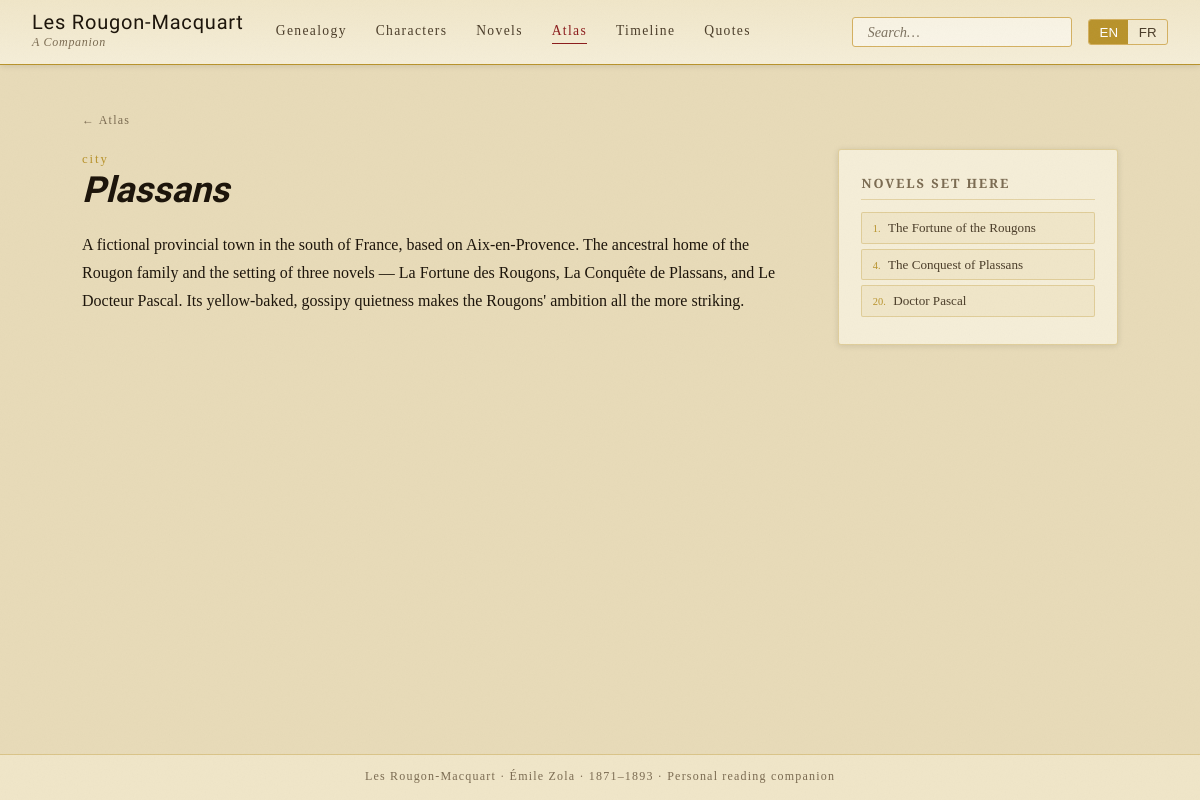
/locations/plassans, run on an earlier commit of the app's database.
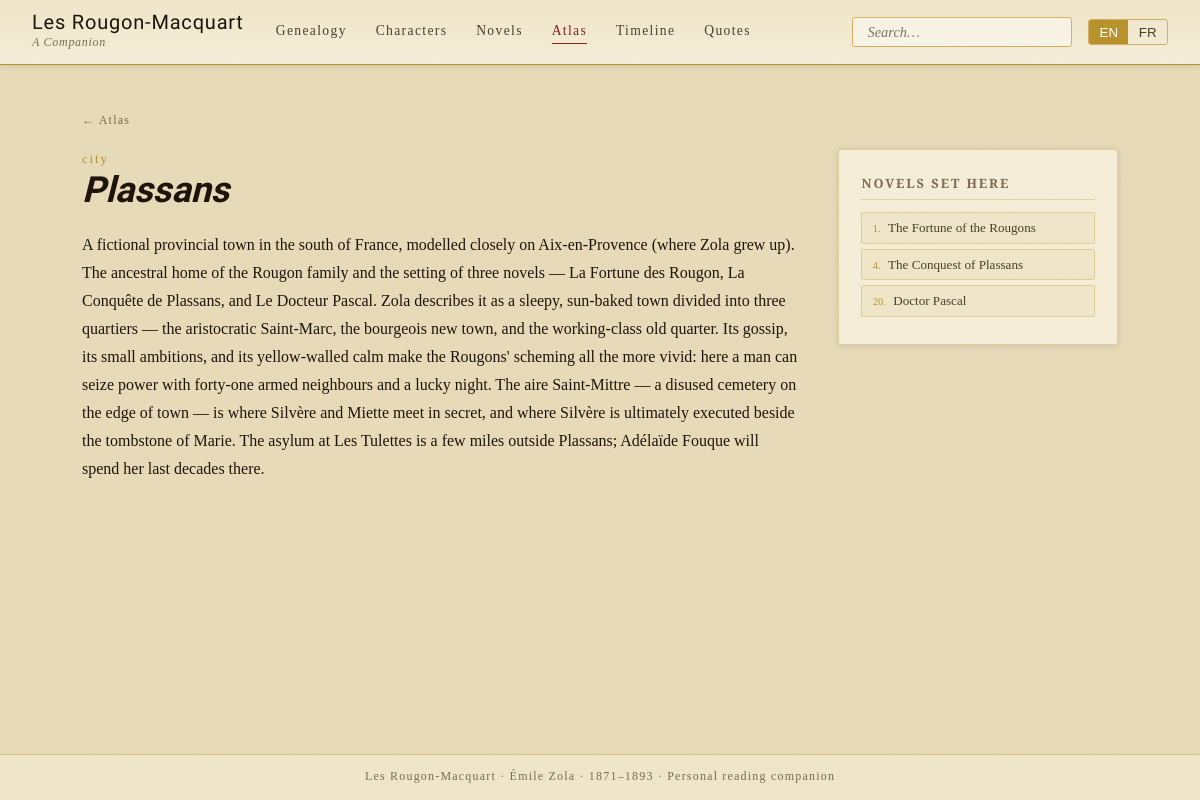
And on a later commit of the database.
### app/models.py (models this page shows, shortened)
class Location(Base):
    __tablename__ = "locations"
    id             = Column(Integer, primary_key=True)
    slug           = Column(String(80), unique=True, nullable=False)
    name           = Column(String(120), nullable=False)
    location_type  = Column(String(40))   # city | district | building | mine | estate | region
    description_en = Column(Text)
    description_fr = Column(Text)
    image_url      = Column(String(255))
    latitude       = Column(Float)
    longitude      = Column(Float)
    featured       = Column(Boolean, default=False)

### app/routers/locations.py (the view)
@router.get("/{slug}", response_class=HTMLResponse)
async def location_detail(slug: str, request: Request, db: Session = Depends(get_db)):
    location = db.query(Location).filter(Location.slug == slug).first()
    if not location:
        raise HTTPException(status_code=404, detail="Location not found")
    novels = (
        db.query(Novel)
        .filter(Novel.setting.ilike(f"%{location.name}%"))
        .order_by(Novel.number)
        .all()
    )
    return templates.TemplateResponse(
        request, "locations/detail.html",
        {"location": location, "novels": novels}
    )

### app/templates/locations/detail.html (shortened to what this page needs)
{% extends "base.html" %}
{% block content %}
<div class="page-container animate-in">
  <div style="margin-bottom:1rem;">
    <a href="/locations" style="font-family:var(--font-sc);font-size:0.75rem;letter-spacing:.1em;color:var(--ink-light);">← Atlas</a>
  </div>
  <div style="display:grid;grid-template-columns:1fr 280px;gap:2.5rem;align-items:start;">
    <div>
      <p style="font-family:var(--font-sc);font-size:.8rem;letter-spacing:.15em;color:var(--gold);">
        {{ location.location_type or '' }}
      </p>
      <h1 class="page-title" style="margin-bottom:1.2rem;">{{ location.name }}</h1>
      <div style="font-size:1rem;line-height:1.75;">
        <span class="lang-text-en">{{ location.description_en or '' }}</span>
      </div>
    </div>
    {% if novels %}
    <div class="character-sidebar">
      <h2 class="section-heading" data-en="Novels set here" data-fr="Romans situés ici">Novels set here</h2>
      {% for novel in novels %}
      <a href="/novels/{{ novel.slug }}" class="novel-pill" style="display:block;margin:.3rem 0;">
        <span style="font-family:var(--font-sc);font-size:.65rem;color:var(--gold);margin-right:.3rem;">
          {{ novel.number }}.
        </span>
        <span class="lang-text-en">{{ novel.title_en }}</span>
      </a>
      {% endfor %}
    </div>
    {% endif %}
  </div>
</div>
{% endblock %}

What changed in the data, as far as the page shows it:
changed Location "Plassans": description_en "…the south of France, based on Aix-en-Provence. The ancestral home of the Rougon family and the setting of three novels — La Fortune des Rougons, La Conquête de Plassans, and Le Docteur Pascal. Its yellow-baked, gossipy quietness makes the Rougons' ambition all the more striking." → "…the south of France, modelled closely on Aix-en-Provence (where Zola grew up). The ancestral home of the Rougon family and the setting of three novels — La Fortune des Rougon, La Conquête de Plassans, and Le Docteur Pascal. Zola describes it as a sleepy, sun-baked town divided into three quartiers — the aristocratic Saint-Marc, the bourgeois new town, and the working-class old quarter. Its gossip, its small ambitions, and its yellow-walled calm make the Rougons' scheming all the more vivid: here a man can seize power with forty-one armed neighbours and a lucky night. The aire Saint-Mittre — a disused cemetery on the edge of town — is where Silvère and Miette meet in secret, and where…"
